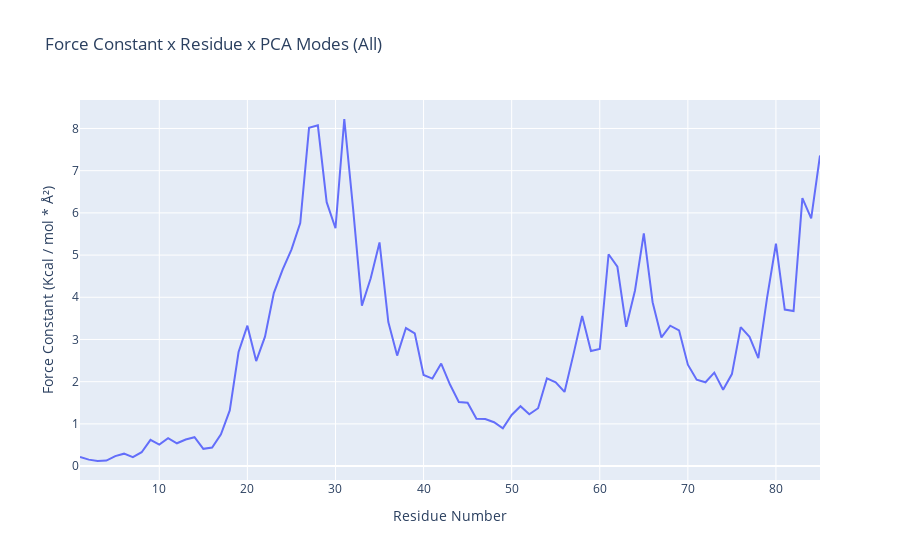

Notebook code for this chart:
### Markdown cell above
Plotting the **Force Constant** x **residue**:

### Code cell
# NOTE: Only workingn if method = Force_constant
# Plotting Force Constant x Residue x PCA Modes
y = np.array(hinges_fcte['values_per_residue'])
x = list(range(1,len(y)+1))

plotly.offline.init_notebook_mode(connected=True)

fig = {
    "data": [go.Scatter(x=x, y=y)],
    "layout": go.Layout(title="Force Constant x Residue x PCA Modes (All)",
                        xaxis=dict(title = "Residue Number"),
                        yaxis=dict(title = "Force Constant (Kcal / mol * " + '\u00C5' +'\u00B2' + ")")
                       )
}

plotly.offline.iplot(fig)

### Figure 1 — Plotly figure (JSON) as saved in the notebook; plotly's stock layout.template omitted (floating-point values rounded to 4 significant figures)
{"data": [{"type": "scatter", "x": [1, 2, 3, 4, 5, 6, 7, 8, 9, 10, 11, 12, 13, 14, 15, 16, 17, 18, 19, 20, 21, 22, 23, 24, 25, 26, 27, 28, 29, 30, 31, 32, 33, 34, 35, 36, 37, 38, 39, 40, 41, 42, 43, 44, 45, 46, 47, 48, 49, 50, 51, 52, 53, 54, 55, 56, 57, 58, 59, 60, 61, 62, 63, 64, 65, 66, 67, 68, 69, 70, 71, 72, 73, 74, 75, 76, 77, 78, 79, 80, 81, 82, 83, 84, 85], "y": [0.2151, 0.1528, 0.1203, 0.1305, 0.2351, 0.294, 0.2108, 0.3286, 0.6216, 0.5103, 0.6594, 0.5401, 0.63, 0.6854, 0.4082, 0.4387, 0.7546, 1.318, 2.702, 3.327, 2.489, 3.067, 4.099, 4.654, 5.13, 5.757, 8.016, 8.073, 6.254, 5.637, 8.225, 6.103, 3.801, 4.45, 5.299, 3.411, 2.618, 3.271, 3.145, 2.157, 2.074, 2.428, 1.931, 1.52, 1.501, 1.123, 1.116, 1.039, 0.8945, 1.21, 1.418, 1.227, 1.371, 2.077, 1.985, 1.758, 2.635, 3.555, 2.728, 2.774, 5.02, 4.724, 3.301, 4.161, 5.517, 3.882, 3.048, 3.327, 3.217, 2.402, 2.047, 1.986, 2.214, 1.81, 2.18, 3.292, 3.061, 2.56, 3.998, 5.269, 3.708, 3.675, 6.351, 5.87, 7.36]}], "layout": {"title": {"text": "Force Constant x Residue x PCA Modes (All)"}, "xaxis": {"title": {"text": "Residue Number"}}, "yaxis": {"title": {"text": "Force Constant (Kcal / mol * Å²)"}}}}
